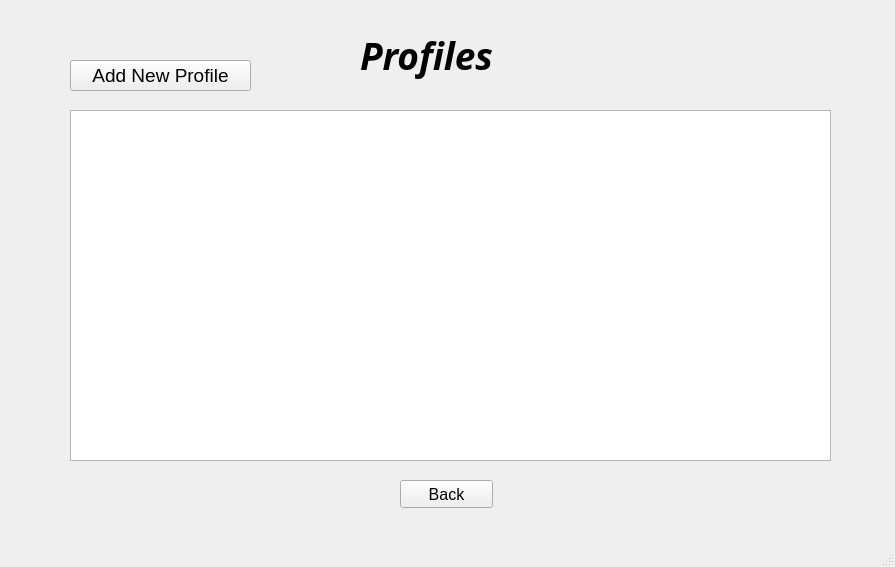
<?xml version="1.0" encoding="UTF-8"?>
<ui version="4.0">
 <class>ProfilesWindow</class>
 <widget class="QMainWindow" name="ProfilesWindow">
  <property name="geometry">
   <rect>
    <x>0</x>
    <y>0</y>
    <width>895</width>
    <height>567</height>
   </rect>
  </property>
  <property name="windowTitle">
   <string>MainWindow</string>
  </property>
  <widget class="QWidget" name="centralwidget">
   <widget class="QLabel" name="label">
    <property name="geometry">
     <rect>
      <x>360</x>
      <y>30</y>
      <width>151</width>
      <height>51</height>
     </rect>
    </property>
    <property name="font">
     <font>
      <family>Perpetua</family>
      <pointsize>28</pointsize>
      <weight>75</weight>
      <italic>true</italic>
      <bold>true</bold>
     </font>
    </property>
    <property name="text">
     <string>Profiles</string>
    </property>
   </widget>
   <widget class="QTableWidget" name="tableWidget">
    <property name="geometry">
     <rect>
      <x>70</x>
      <y>110</y>
      <width>761</width>
      <height>351</height>
     </rect>
    </property>
   </widget>
   <widget class="QPushButton" name="pushButton">
    <property name="geometry">
     <rect>
      <x>70</x>
      <y>60</y>
      <width>181</width>
      <height>31</height>
     </rect>
    </property>
    <property name="font">
     <font>
      <pointsize>14</pointsize>
     </font>
    </property>
    <property name="text">
     <string>Add New Profile</string>
    </property>
   </widget>
   <widget class="QPushButton" name="pushButton_2">
    <property name="geometry">
     <rect>
      <x>400</x>
      <y>480</y>
      <width>93</width>
      <height>28</height>
     </rect>
    </property>
    <property name="font">
     <font>
      <pointsize>12</pointsize>
      <weight>50</weight>
      <bold>false</bold>
     </font>
    </property>
    <property name="text">
     <string>Back</string>
    </property>
   </widget>
  </widget>
  <widget class="QMenuBar" name="menubar">
   <property name="geometry">
    <rect>
     <x>0</x>
     <y>0</y>
     <width>895</width>
     <height>26</height>
    </rect>
   </property>
  </widget>
  <widget class="QStatusBar" name="statusbar"/>
 </widget>
 <resources/>
 <connections/>
</ui>
